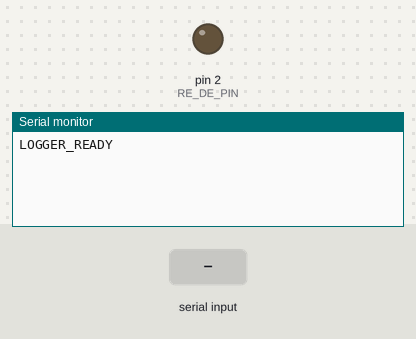
A sketch run on a simulated Arduino Mega 2560, built with avr-gcc and run on an emulated ATmega2560. On the bench: output pins drawn as LEDs (lit = HIGH), the last lines printed to the serial monitor. The test bench sets the inputs (shaded band).

Above: at 1.2 s.
1.3 s: "STATS\n" received over Serial
At 2.2 s:
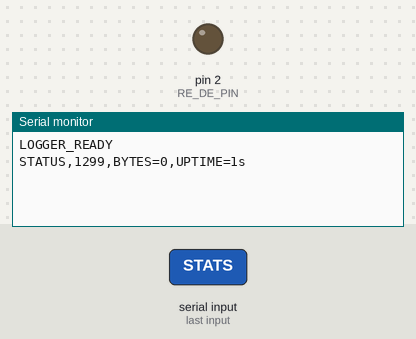
2.8 s: "STATS\n" received over the second serial link
At 3.3 s:
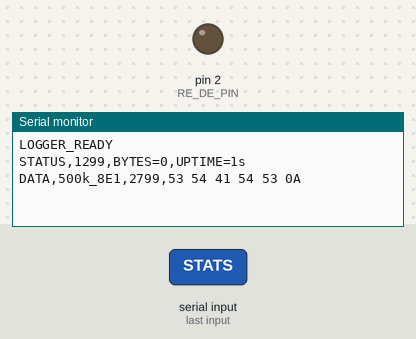
4.3 s: "RESET\n" received over Serial
At 5.5 s:
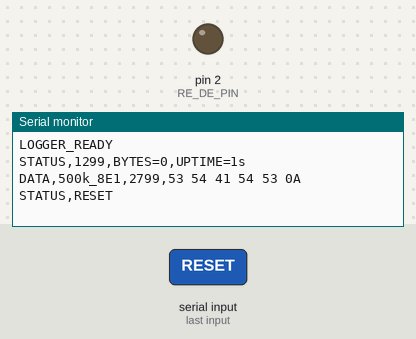
5.8 s: "NOTE\n" received over the second serial link
At 6.8 s:
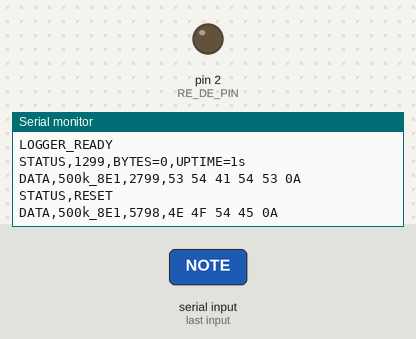
7.3 s: "NOTE\n" received over Serial
At 7.9 s:
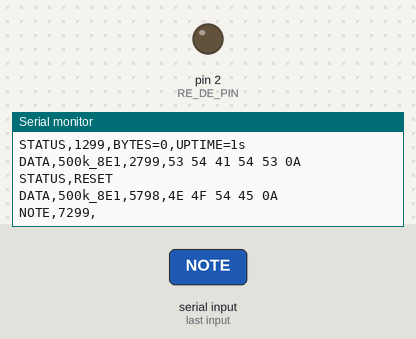
8.8 s: "1\n" received over the second serial link
At 10.3 s:
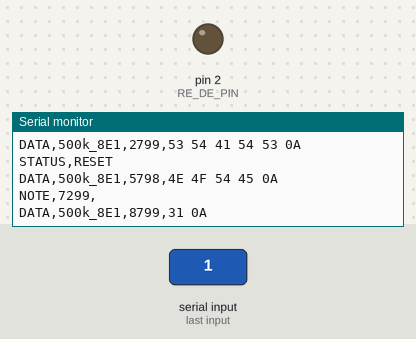

The sketch:

busprint.ino
```cpp
// SAMD21 + MAX485 passive monitor for byte logging
// USB console: Serial (115200)
// RS-485 bus:  Serial1 (configurable baud)
// DE/RE tied together and held LOW for receive-only mode

// ---- Board pin mapping notes ----
// Seeeduino XIAO (SAMD21): Serial1 TX=D6, RX=D7
// Arduino Zero / MKR family: Serial1 pins are fixed by the core

#define RS485_TX_PIN 6   // Informational only
#define RS485_RX_PIN 7   // Informational only
#define RE_DE_PIN 2      // Connect MAX485 RE+DE together and tie here

// Try different baud rates if 115200 doesn't work
#define RS485_BAUD 500000  // Target bus speed
#define SERIAL_CONFIG SERIAL_8E1
const char* CONFIG_NAME = "500k_8E1";

#define HEX_GROUP_TIMEOUT 5  // ms gap that triggers newline grouping

unsigned long byteCount = 0;
unsigned long lastByteTime = 0;
unsigned long lineStart = 0;
bool lineActive = false;

void setup() {
  pinMode(RE_DE_PIN, OUTPUT);
  digitalWrite(RE_DE_PIN, LOW);       // Receive-only mode

  Serial.begin(115200);               // USB CDC to computer
  while (!Serial && millis() < 3000); // Wait up to 3s for Serial Monitor

  Serial.println("LOGGER_READY");     // Signal for Python script
  Serial.flush();

  Serial1.begin(RS485_BAUD, SERIAL_CONFIG);  // RS-485 bus UART
}

void loop() {
  unsigned long now = millis();
  bool printedBytes = false;

  // Read bytes and dump as hex with minimal grouping
  while (Serial1.available() > 0) {
    uint8_t b = Serial1.read();
    unsigned long ts = millis();
    if (!lineActive) {
      Serial.print("DATA,");
      Serial.print(CONFIG_NAME);
      Serial.print(",");
      Serial.print(ts);
      Serial.print(",");
      lineActive = true;
      lineStart = ts;
    }
    if (b < 0x10) Serial.print("0");
    Serial.print(b, HEX);
    Serial.print(" ");
    byteCount++;
    lastByteTime = ts;
    now = ts;
    printedBytes = true;
  }

  now = millis();

  // Close out the current line if we saw data and the bus has been idle
  if (lineActive && (now - lastByteTime) > HEX_GROUP_TIMEOUT) {
    Serial.println();
    Serial.flush();
    lineActive = false;
  } else if (printedBytes) {
    Serial.flush();
  }

  // Handle commands from Serial Monitor
  if (Serial.available()) {
    String raw = Serial.readStringUntil('\n');
    raw.trim();
    if (raw.length() == 0) {
      return;
    }

    String cmd = raw;
    String args = "";
    int spaceIndex = raw.indexOf(' ');
    if (spaceIndex >= 0) {
      cmd = raw.substring(0, spaceIndex);
      args = raw.substring(spaceIndex + 1);
      args.trim();
    }

    String cmdUpper = cmd;
    cmdUpper.toUpperCase();

    if (cmdUpper == "STATS") {
      Serial.print("STATUS,");
      Serial.print(now);
      Serial.print(",BYTES=");
      Serial.print(byteCount);
      Serial.print(",UPTIME=");
      Serial.print(now / 1000);
      Serial.println("s");
      Serial.flush();
    }
    else if (cmdUpper == "RESET") {
      byteCount = 0;
      Serial.println("STATUS,RESET");
      Serial.flush();
    }
    else if (cmdUpper == "NOTE" || cmdUpper == "STATE") {
      Serial.print("NOTE,");
      Serial.print(now);
      Serial.print(",");
      Serial.println(args);
      Serial.flush();
    }
  }
}
```

Measured:
- after the input at 1.3 s, the serial monitor: prints a new line at once (image 1)
- after the input at 2.8 s, the serial monitor: prints a new line at once (image 2)
- after the input at 4.3 s, the serial monitor: prints a new line at once (image 3)
- after the input at 5.8 s, the serial monitor: prints a new line at once (image 4)
- after the input at 7.3 s, the serial monitor: prints a new line at once (image 5)
- after the input at 8.8 s, the serial monitor: prints a new line at once (image 6)
